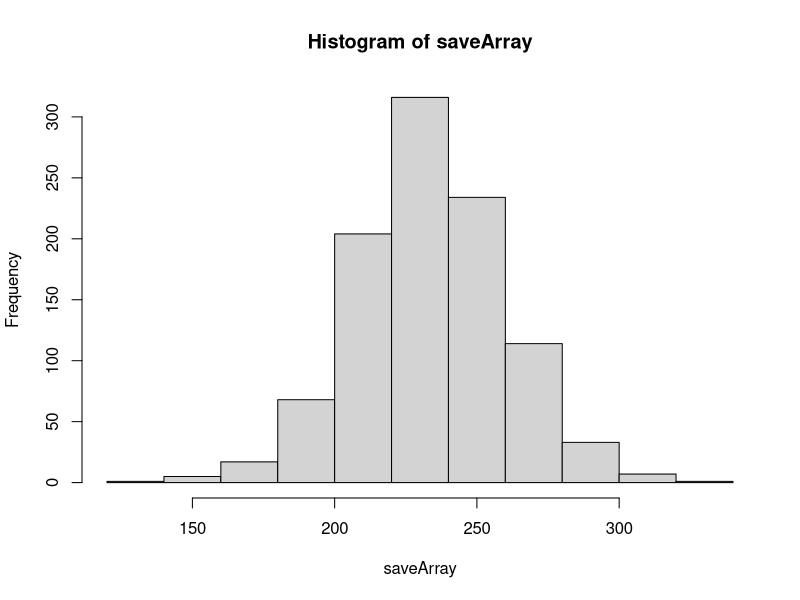

R code for this plot:
## ---- chunk 1
knitr::opts_chunk$set(echo = TRUE)
## ---- chunk 2
days = 1:365

saveArray=vector('numeric')
for(k in 1:1000){
  bank = 0
  for(i in 1:525){
    sampleClass = sample(days, 35, replace = TRUE)

    repeats = length(unique(sampleClass))
    if (repeats == 35) bank = bank - 2
    else bank = bank + 1
  }
saveArray[k]= bank
}

## ---- chunk 3
hist(saveArray)
## ---- chunk 4
print('average amt:')
print(mean(saveArray))
